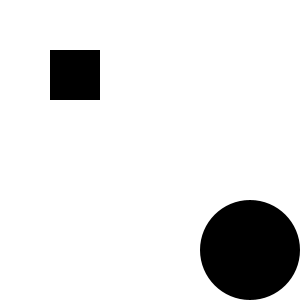
Frame 1 (no input)
Frame 60 (the mouse pressed at the canvas centre just before this capture): identical to frame 1, image omitted
Frame 120 (the mouse held since frame 60 and released just before this capture): identical to frame 1, image omitted

The Processing sketch that drew this single still picture (run headless with seeded random() and noise(); from frame 60 on, the mouse is pressed at the canvas centre):

// Processing sketch: processing_113580
// ── processing_113580.pde

int a = 50;
int b = 50; 
int c = 50;
int d = 50;

int x = 100;
int y = 100;



void setup(){
  size (300, 300);
}

void draw(){
  background(255);
  
  if ((mouseX > a) && (mouseX < a+c) && (mouseY > b) && (mouseY <b+d)){
    background (random(255),random(255), random(255));
    fill(0, 255, 0);
    rect(a/2, b/2, c*2, d*2);
    rect(a*2.5, b*2.5, c/2, d/2);
    rect(a*4, b*4, c/2, d/2);
    rect(a*3, a*3, c, d);
  }
  
  else {
    fill(0);
  }
  
  noStroke();  
  rect(a, b, c, d);
  
  if ((mouseX > x) && (mouseY > y) && (mouseX > x+y) && (mouseY > x+y)){
    background (255);
    fill(255, 0, 0);
    ellipse ( 175, 175, x/2, y/2);
    ellipse ( 125, 125, x/2, y/2);
    ellipse ( 200, 75, x/3, random(100));
    ellipse ( 50, 175, x/3, random(100));
    fill (0);
    rect( a, b, c, d);
  }
  else{
    fill(0);
  }
  
  noStroke();
  
  ellipse(250, 250, x, y);
  
}




  
  
  
  
